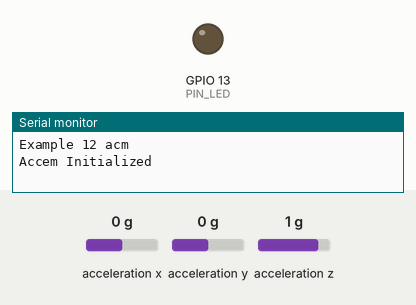
Bench run of a sketch on a simulated ESP8266 (NodeMCU). Shown: output pins drawn as LEDs (lit = HIGH), the last lines printed to the serial monitor. Wiring (inferred from the names in the program): ADXL345 accelerometer at I2C address 0x1D. Inputs (shaded band) come from the test bench; at power-on: acceleration x 0 g, acceleration y 0 g, acceleration z 1 g. WiFi joins after 1.5 s; servers stay silent unless stated.

Above: at 0.6 s.
At 1.7 s:
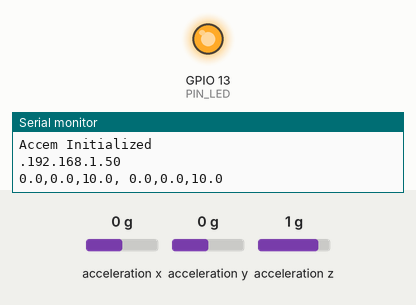
Timing chart, 0 to 3.2 s (numbered marks = the images above):
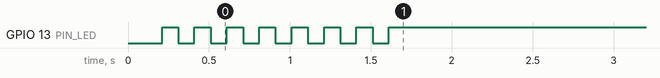

The sketch:

example12_acm.ino
```cpp
// (licence header left out)
#include <ESP8266WiFi.h>                    // ESP8266用ライブラリ
#include <WiFiUdp.h>                        // UDP通信を行うライブラリ
#define PIN_LED 13                          // IO 13(5番ピン)にLEDを接続する
#define SSID "1234ABCD"                     // 無線LANアクセスポイントのSSID
#define PASS "password"                     // パスワード
#define SENDTO "192.168.0.255"              // 送信先のIPアドレス
#define PORT 1024                           // 送信のポート番号
#define SLEEP_P 29*60*1000000ul             // スリープ時間 29分(uint32_t)
#define DEVICE "accem_1,"                   // デバイス名(5文字+"_"+番号+",")
void sleep();

float acm[3];                               // センサ用の浮動小数点数型変数

void setup(){                               // 起動時に一度だけ実行する関数
    int waiting=0;                          // アクセスポイント接続待ち用
    int start,i;

    pinMode(PIN_LED,OUTPUT);                // LEDを接続したポートを出力に
    start=adxlSetup(0);                     // 加速度センサの初期化と結果取得
    for(i=0;i<3;i++) acm[i]=getAcm(i);      // 3軸の加速度を取得し変数acmへ代入
    Serial.begin(9600);                     // 動作確認のためのシリアル出力開始
    Serial.println("Example 12 acm");       // 「Example 12」をシリアル出力表示
    switch(start){                          // 初期化時の結果に応じた表示を実行
        case 0:  Serial.println("Accem Started");        break;
        case 1:  Serial.println("Accem Initialized");    break;
        default: Serial.println("Accem ERROR"); sleep(); break;
    }
    WiFi.mode(WIFI_STA);                    // 無線LANをSTAモードに設定
    WiFi.begin(SSID,PASS);                  // 無線LANアクセスポイントへ接続
    while(WiFi.status() != WL_CONNECTED){   // 接続に成功するまで待つ
        delay(100);                         // 待ち時間処理
        waiting++;                          // 待ち時間カウンタを1加算する
        digitalWrite(PIN_LED,waiting%2);    // LEDの点滅
        if(waiting%10==0)Serial.print('.'); // 進捗表示
        if(waiting > 300) sleep();          // 300回(30秒)を過ぎたらスリープ
    }
    Serial.println(WiFi.localIP());         // 本機のIPアドレスをシリアル出力
}

void loop(){
    WiFiUDP udp;                            // UDP通信用のインスタンスを定義
    int i;

    udp.beginPacket(SENDTO, PORT);          // UDP送信先を設定
    udp.print(DEVICE);                      // デバイス名を送信
    for(i=0;i<3;i++){                       // X,Y,Zの計3軸分の繰り返し処理
        udp.print(acm[i],0);                // 起動時の加速度値を送信
        Serial.print(acm[i],1);             // シリアル出力表示
        udp.print(",");                     // 「,」カンマを送信
        Serial.print(",");                  // シリアル出力表示
    }
    udp.print(" ");                         // スペースを送信
    Serial.print(" ");                      // シリアル出力表示
    for(i=0;i<3;i++){                       // X,Y,Zの計3軸分の繰り返し処理
        udp.print(getAcm(i),0);             // 現在の加速度値を送信
        Serial.print(getAcm(i),1);          // シリアル出力表示
        if(i<2){
            udp.print(",");                 // 「,」カンマを送信
            Serial.print(",");              // シリアル出力表示
        }else{
            udp.println();                  // 改行を送信
            Serial.println();               // シリアル出力表示
        }
    }
    udp.endPacket();                        // UDP送信の終了(実際に送信する)
    adxlINT();                              // 加速度センサの割込みを有効にする
    sleep();
}

void sleep(){
    digitalWrite(PIN_LED,LOW);              // LEDの消灯/ESP仕様変更に伴い修正
    delay(200);                             // 送信待ち時間
    ESP.deepSleep(SLEEP_P,WAKE_RF_DEFAULT); // スリープモードへ移行する
    while(1){                               // 繰り返し処理
        delay(100);                         // 100msの待ち時間処理
    }                                       // 繰り返し中にスリープへ移行
}
```

adxl345.ino
```cpp
// (licence header left out)
#include <Wire.h>
#define I2C_adxl 0x1D // ADXL345 の I2C アドレス SDO=L時 0x53 へ要変更

int _getReg(byte reg){
    Wire.beginTransmission(I2C_adxl);
    Wire.write(reg);
    if( Wire.endTransmission() == 0){
        Wire.requestFrom(I2C_adxl,1);
        if(Wire.available()==0) return -2;
        return Wire.read();
    }else return -1;
}

void _setReg(byte reg,byte value){
    Wire.beginTransmission(I2C_adxl);
    Wire.write(reg);
    Wire.write(value);
    Wire.endTransmission();
}

int _getData(int reg){
    int16_t data;

    Wire.beginTransmission(I2C_adxl);
    Wire.write(reg);
    if( Wire.endTransmission() == 0){
        Wire.requestFrom(I2C_adxl,2);
        if(Wire.available()==0) return -99999;
        data =  Wire.read();
        if(Wire.available()==0) return -99999;
        data |= Wire.read()<<8;
    }else return -99999;
    return (int)data;
}

float getAcm(int axis){         // 0:x  1:y  2:z
    int in;
    if(axis<0 || axis>2) axis=0;
    axis = axis * 2 + 0x32;     // アドレス計算
    in = _getData(axis);
    if(in < -32768 ) return -99.;
    return in * 0.004 * 9.80665;
}

int adxlSetup(int range){
    /*
    range :0から3
        0:±2g デフォルト
        1:±4g
        2:±8g
        3:±16g
    */

    /* I2Cの開始 */
    Wire.begin();                           // I2Cインタフェースの使用を開始

    /* ID確認 */
    if(_getReg(0x00) != 0xE5) return -1;    // レジスタ0x00—DEVID（読出し専用）
/*
    Wire.beginTransmission(I2C_adxl);
    Wire.write(0x38);                       // レジスタ0x38—FIFO_CTL（読出し／書込み）
    Wire.write(0x00);                       // FIFO バイパス 使用しない(デフォルト)
    Wire.endTransmission();
*/

    /* 割込み禁止 */
    _setReg(0x2E,0x00);                     // レジスタ0x2E—INT_ENABLE（読出し／書込み）
    _setReg(0x2C,0b00001010);               // レジスタ0x2C—BW_RATE（読出し／書込み）
    //             | |||__|_____ Rate       1111:140uA  1110:90uA 1000:60uA
    //             | ||_________ LOW_POWER
    //             |_|__________ 0

    if(_getReg(0x2D) == 0x00){
        /* 測定レンジ設定 */
        if(range<0||range>3) range=0;
        range |= 0b00101000;
        //         ||||||||_____ Range      -> 変数 rangeから
        //         ||||||_______ Justify
        //         |||||________ FULL_RES   -> 1
        //         ||||_________ 0
        //         |||__________ INT_INVERT -> 1 (割込みピンを負論理に Lアクティブ)
        //         ||___________ SPI
        //         |____________ SELF_TEST
        _setReg(0x31,range);                // DATA_FORMAT（アドレス0x31）

        /* 割込み用のスレッシュレベルを設定 */
        _setReg(0x1D,0x08);                 // レジスタ0x1D—THRESH_TAP（読出し／書込み）
                                            // 0x01 62.5 mg/LSB
                                            // 0x08  500 mg
                                            // 0x10    1 g 重力加速度
                                            // 0xA0   10 g
                                            // 0xFF 約16 g

        /* 割込み用のスレッシュ時間値を設定 */
        _setReg(0x21,0xA0);                 // レジスタ0x1D—THRESH_TAP（読出し／書込み）
                                            // 0x01   625 us/LSB
                                            // 0x10    10 ms
                                            // 0x50    50 ms
                                            // 0xA0   100 ms
                                            // 0xFF 約160 ms

        /* 割込み用のDOUBLE_TAP無視時間値を設定 */
        _setReg(0x22,0x00);                 // レジスタ0x22—Latent（読出し／書込み）
                                            // 0x01 1.25ms/LSB
                                            // 0x10   20 ms
                                            // 0x50  100 ms
                                            // 0xA0  200 ms
                                            // 0xFF 約320 ms

        /* 割込み用のDOUBLE_TAP検出時間値を設定 */
        _setReg(0x23,0x00);                 // レジスタ0x23—Window（読出し／書込み）
                                            // 0x01 1.25ms/LSB
                                            // 0x10   20 ms
                                            // 0x50  100 ms
                                            // 0xA0  200 ms
                                            // 0xFF 約320 ms
        /* 割込み用の軸を設定 */
        _setReg(0x2A,0b00000111);           // レジスタ0x2A—TAP_AXES（読出し／書込み）
        //             |  |||||_____ Z
        //             |  ||||______ Y
        //             |  |||_______ X
        //             |  ||________ Suppress
        //             |__|_________ 0

        _setReg(0x1E,0x00);
        _setReg(0x1F,0x00);
        _setReg(0x20,0x00);
        /* 測定開始 */
        _setReg(0x2D,0b00001000);
        delay(100);

        /* 重力値を減算する*/
        _setReg(0x1E,(byte)((int8_t)(-getAcm(0) / 0.0156 / 9.80665)));
        _setReg(0x1F,(byte)((int8_t)(-getAcm(1) / 0.0156 / 9.80665)));
        _setReg(0x20,(byte)((int8_t)(-getAcm(2) / 0.0156 / 9.80665)));

        return 1;
    }else{
        /* 測定開始 */
        _setReg(0x2D,0b00001000);           // レジスタ0x2D—POWER_CTL（読出し／書込み）
        //             ||||||||_____ Wakeup 00:Frequency 8(Hz)  11: 1(Hz)
        //             ||||||_______ Sleep
        //             |||||________ Measure
        //             ||||_________ AUTO_SLEEP
        //             |||__________ Link
        //             ||___________ 0
        //             |____________ 0

        return 0;
    }
}

void adxlINT(){
    _setReg(0x2D,0x00);                     // 測定停止

    _setReg(0x2C,0b00011000);               // レジスタ0x2C—BW_RATE（読出し／書込み）
    //             | |||__|_____ Rate       通常時      1100:140uA  1010:140uA  1000:60uA
    //             | ||_________ LOW_POWER  LowPower時  1100:90uA   1010:50uA   1000:40uA
    //             |_|__________ 0

    while(_getReg(0x30)& 0b11111101 ){      // 割込みフラグの終了待ち Watermarkは除外
        getAcm(0);
        getAcm(1);
        getAcm(2);
    }
    /* 割込み開始 */
    _setReg(0x2E,0b01000000);           // レジスタ0x2E—INT_ENABLE（読出し／書込み）
    //             ||||||||_____ Overrun
    //             |||||||______ Watermark
    //             ||||||_______ FREE_FALL
    //             |||||________ Inactivity
    //             ||||_________ Activity
    //             |||__________ DOUBLE_TAP
    //             ||___________ SINGLE_TAP  -> 1
    //             |____________ DATA_READY
    _setReg(0x2D,0b00001000);           // レジスタ0x2D—POWER_CTL（読出し／書込み）
    //             ||||||||_____ Wakeup 00:Frequency 8(Hz)  11: 1(Hz)
    //             ||||||_______ Sleep
    //             |||||________ Measure
    //             ||||_________ AUTO_SLEEP
    //             |||__________ Link
    //             ||___________ 0
    //             |____________ 0
}

int adxlEnd(){
    _setReg(0x2E,0x00);                     // 割込み禁止
    _setReg(0x2D,0x00);                     // 測定停止
    return 0;
}

/* デバッグ用 主要レジスタ表示 */
void adxlStat(){
  Serial.print("0x00 DEVID       0x"); Serial.println(_getReg(0x00),HEX);
  Serial.print("0x1D THRESH_TAP  0x"); Serial.println(_getReg(0x1D),HEX);
  Serial.print("0x1E OFSX        0x"); Serial.println(_getReg(0x1E),HEX);
  Serial.print("0x1F OFSY        0x"); Serial.println(_getReg(0x1F),HEX);
  Serial.print("0x20 OFSZ        0x"); Serial.println(_getReg(0x20),HEX);
  Serial.print("0x21 DUR         0x"); Serial.println(_getReg(0x21),HEX);
  Serial.print("0x22 Latent      0x"); Serial.println(_getReg(0x22),HEX);
  Serial.print("0x23 Window      0x"); Serial.println(_getReg(0x23),HEX);
  Serial.print("0x2A TAP_AXES    0x"); Serial.println(_getReg(0x2A),HEX);
  Serial.print("0x2D POWER_CTL   0x"); Serial.println(_getReg(0x2D),HEX);
  Serial.print("0x2E INT_ENABLE  0x"); Serial.println(_getReg(0x2E),HEX);
  Serial.print("0x2F INT_MAP     0x"); Serial.println(_getReg(0x2F),HEX);
  Serial.print("0x30 INT_SOURCE  0x"); Serial.println(_getReg(0x30),HEX);
  Serial.print("0x31 DATA_FORMAT 0x"); Serial.println(_getReg(0x31),HEX);
  Serial.print("0x38 FIFO_CTL    0x"); Serial.println(_getReg(0x38),HEX);
  Serial.print("0x39 FIFO_STATUS 0x"); Serial.println(_getReg(0x39),HEX);
}
```
